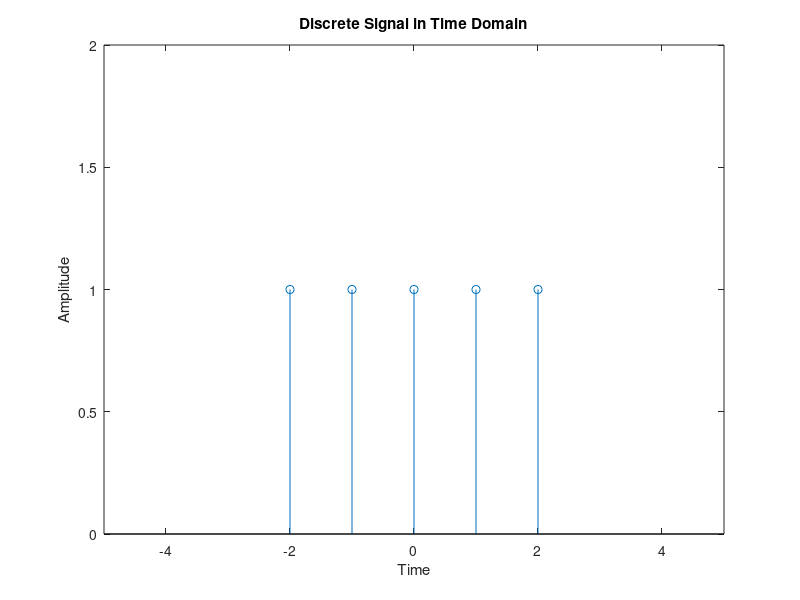

Recreate this plot in MATLAB.
n=[-2:2] ;
x=[1 1 1 1 1 ] ;
stem(n , x ) ;
axis([-5 5 0 2])
title ('Discrete Signal in Time Domain')
xlabel Time
ylabel Amplitude